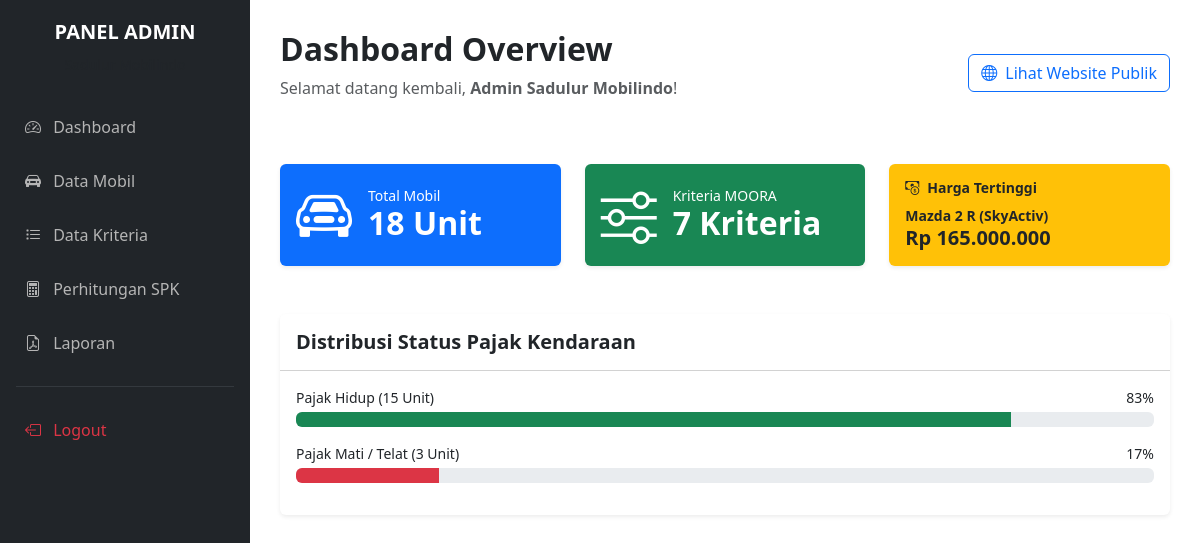
/admin/index.php (signed in), run on an earlier commit of the app's database.
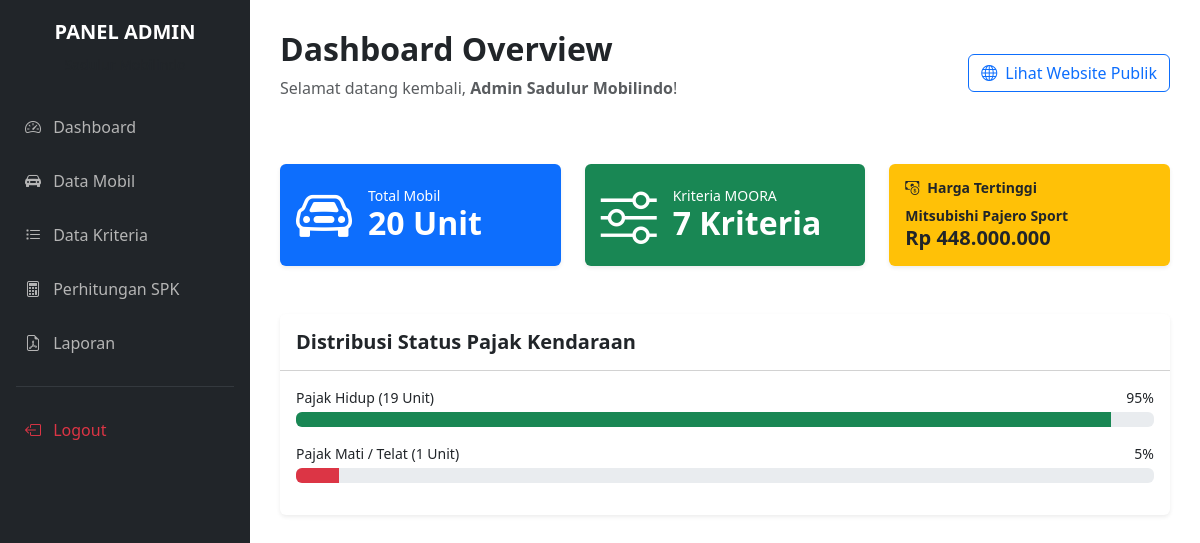
And on a later commit of the database.
### tables this page shows
CREATE TABLE `tb_alternatif` (
  `id_mobil` int(11) NOT NULL,
  `nama_mobil` varchar(100) NOT NULL,
  `merek` varchar(50) NOT NULL,
  `harga_asli` bigint(20) DEFAULT NULL,
  `tahun` int(11) DEFAULT NULL,
  `jarak_tempuh` int(11) DEFAULT NULL,
  `pajak_kendaraan` varchar(50) DEFAULT NULL,
  `deskripsi` text NOT NULL,
  `foto_mobil` varchar(255) NOT NULL
);

### config/functions.php (called while the page is built, shortened)
<?php
require 'koneksi.php';
function query($query) {
    global $conn;
    $result = mysqli_query($conn, $query);
    $rows = [];
    while ($row = mysqli_fetch_assoc($result)) {
        $rows[] = $row;
    }
    return $rows;
}
?>

### admin/index.php (the view, shortened to what this page needs)
<?php
include 'header.php';
$mobil = query("SELECT * FROM tb_alternatif");
$jml_mobil = count($mobil);
$total = ($jml_mobil > 0) ? $jml_mobil : 1;
if ($_SESSION['role'] === 'admin') {
    $kriteria = query("SELECT * FROM tb_kriteria");
    $jml_kriteria = count($kriteria);
    $result_mahal = mysqli_query($conn, "SELECT * FROM tb_alternatif ORDER BY harga_asli DESC LIMIT 1");
    $mobil_mahal = mysqli_fetch_assoc($result_mahal);
} else {
    $result_rata = mysqli_query($conn, "SELECT AVG(harga_asli) as rata_rata FROM tb_alternatif");
    $row_rata = mysqli_fetch_assoc($result_rata);
    $rata_rata_harga = $row_rata['rata_rata'] ?? 0;
    $tahun_sekarang = date('Y');
}
?>
<div class="d-flex justify-content-between align-items-center mb-5">
    <div>
        <h2 class="fw-bold">Dashboard Overview</h2>
        <p class="text-muted">Selamat datang kembali, <strong><?= $_SESSION['nama_admin']; ?></strong>!</p>
    </div>
    <a href="../index.php" target="_blank" class="btn btn-outline-primary">
        <i class="bi bi-globe me-1"></i> Lihat Website Publik
    </a>
</div>
<div class="row g-4 mb-5">
    <div class="col-md-4">
        <div class="card bg-primary text-white h-100 border-0 shadow-sm">
            <div class="card-body d-flex align-items-center">
                <div class="display-4 me-3"><i class="bi bi-car-front"></i></div>
                <div>
                    <h5 class="mb-0 small">Total Mobil</h5>
                    <h2 class="fw-bold mb-0"><?= $jml_mobil; ?> Unit</h2>
                </div>
            </div>
        </div>
    </div>
    <?php if ($_SESSION['role'] === 'admin') : ?>
    <div class="col-md-4">
        <div class="card bg-success text-white h-100 border-0 shadow-sm">
            <div class="card-body d-flex align-items-center">
                <div class="display-4 me-3"><i class="bi bi-sliders"></i></div>
                <div>
                    <h5 class="mb-0 small">Kriteria MOORA</h5>
                    <h2 class="fw-bold mb-0"><?= $jml_kriteria; ?> Kriteria</h2>
                </div>
            </div>
        </div>
    </div>
    <div class="col-md-4">
        <div class="card bg-warning text-dark h-100 border-0 shadow-sm">
            <div class="card-body">
                <h5 class="card-title small fw-bold"><i class="bi bi-cash-coin me-2"></i>Harga Tertinggi</h5>
                <?php if($mobil_mahal) : ?>
                    <p class="fw-bold mb-0 small"><?= $mobil_mahal['nama_mobil']; ?></p>
                    <p class="mb-0 h5 fw-bold">Rp <?= number_format($mobil_mahal['harga_asli'], 0, ',', '.'); ?></p>
                <?php else : ?>
                    <p class="mb-0 small">- Belum ada data -</p>
                <?php endif; ?>
            </div>
        </div>
    </div>
    <?php endif; ?>
</div>
<div class="card shadow-sm border-0">
    <div class="card-header bg-white py-3">
        <h5 class="mb-0 fw-bold">
            <?= ($_SESSION['role'] === 'admin') ? 'Distribusi Status Pajak Kendaraan' : 'Distribusi Merek Mobil'; ?>
        </h5>
    </div>
    <div class="card-body">
        <?php if ($_SESSION['role'] === 'admin') : ?>
            <?php
                $hidup = 0; $mati = 0;
                foreach($mobil as $m) {
                    if(strpos($m['pajak_kendaraan'], 'Hidup') !== false) {
                        $hidup++;
                    } else {
                        $mati++;
                    }
                }
                $persen_hidup = ($hidup / $total) * 100;
                $persen_mati = ($mati / $total) * 100;
            ?>
            <div class="mb-3">
                <div class="d-flex justify-content-between mb-1 small">
                    <span>Pajak Hidup (<?= $hidup; ?> Unit)</span>
                    <span><?= round($persen_hidup); ?>%</span>
                </div>
                <div class="progress" style="height: 15px;"><div class="progress-bar bg-success" style="width: <?= $persen_hidup; ?>%"></div></div>
            </div>
            <div class="mb-3">
                <div class="d-flex justify-content-between mb-1 small">
                    <span>Pajak Mati / Telat (<?= $mati; ?> Unit)</span>
                    <span><?= round($persen_mati); ?>%</span>
                </div>
                <div class="progress" style="height: 15px;"><div class="progress-bar bg-danger" style="width: <?= $persen_mati; ?>%"></div></div>
            </div>
        <?php endif; ?>
    </div>
</div>
<?php include 'footer.php'; ?>

What changed in the data, as far as the page shows it:
no longer on this page (row unchanged): tb_alternatif: nama_mobil "Mazda 2 R (SkyActiv)", harga_asli "165.000.000"
added tb_alternatif: nama_mobil "Mitsubishi Pajero Sport", harga_asli "448.000.000"
Also different on the page:
$jml_mobil: "18" → "20"
$hidup: "15" → "19"
$persen_hidup: "83" → "95"
$persen_hidup: 83.333333333333 → 95 (drawn)
$mati: "3" → "1"
$persen_mati: "17" → "5"
$persen_mati: 16.666666666667 → 5 (drawn)
